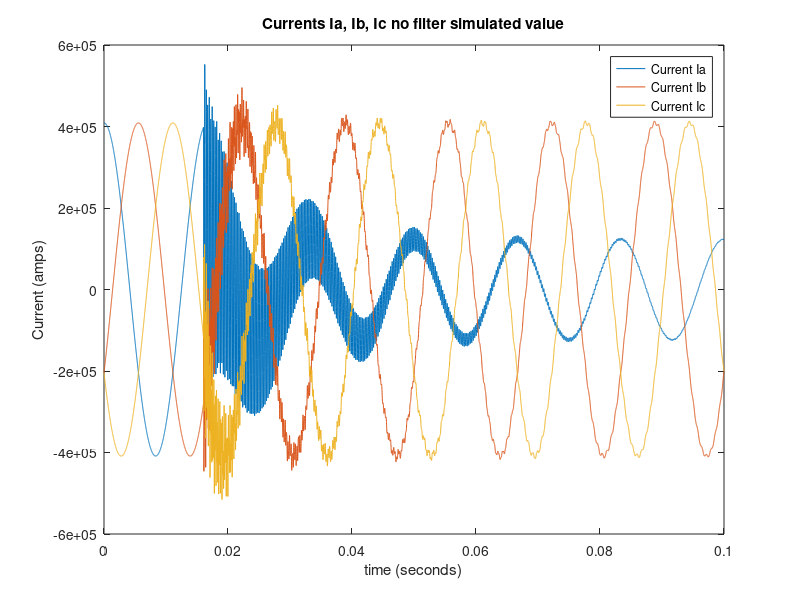
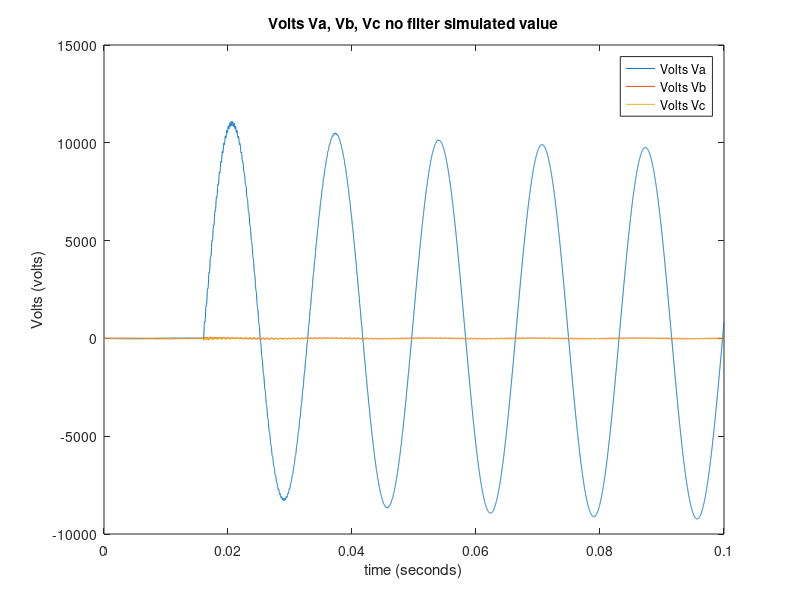
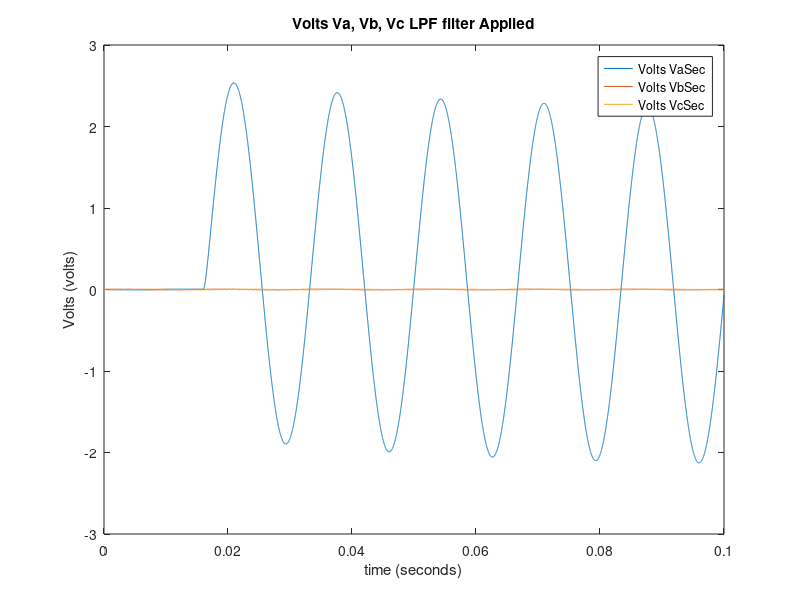

The MATLAB script that drew these images, in order:
#HW #1 this is the first step in simulating a digital relay. At this point the
#program will be able to read a 'no_header' .csv file produced with a simulated
#fault condition from an ATP simulation and will then graph the wavefroms after
#filtering the data from a low pass filter
#written by Nathaniel P. Travanti on 4/7/19
#use of examples available for matlab and octave standard
#documentation used extensively

#first steap read the .csv from the file, note the expectation is that the file
#file name choosen will be avaialable in the file path that this session of octave
#or matlab is running in.

#preamble to clear up run enviornment, user's preference
#clear
clc
format compact

M = csvread('example02a_nohead.csv');

#then the colums for each data value will be read, this assumes the following data
#order from the atp simulation: time | Ia current | Ib current | Ic current |
# Va volts | Vb volts | Vc volts |
time = M(:,1); #first column (A)
Ia = M(:,2);
Ib = M(:,3);
Ic = M(:,4);
Va = M(:,5);
Vb = M(:,6);
Vc = M(:,7); #last column (G)

#Calculate Secondary values for the relay after the PT has reduced the value
VTR = 4308; #Set the VTR value, to be changed for different VTs.
VaSec = Va / VTR;
VbSec = Vb / VTR;
VcSec = Vc / VTR;

#plot for the unfiltered results
figure
plot(time, Ia, time, Ib, time, Ic)
title("Currents Ia, Ib, Ic no filter simulated value")
xlabel("time (seconds)")
ylabel("Current (amps)")
legend("Current Ia","Current Ib","Current Ic")

figure
plot(time, Va, time, Vb, time, Vc)
title("Volts Va, Vb, Vc no filter simulated value")
xlabel("time (seconds)")
ylabel("Volts (volts)")
legend("Volts Va","Volts Vb","Volts Vc")

#implement filter RC for values
pval = 0;
VaLPF = []; #octave requires predeclaration
delt = time(2,1) - time(1,1); #assumes constant sample rate on data set
fc = 500;
RC = 1/(2* pi * fc);
for i = 1:length(VaSec)
  pval = (delt * VaSec(i,1) + RC * pval)/(delt + RC);
  VaLPF = [VaLPF, pval]; 
endfor

pval = 0;
VbLPF = []; #octave requires predeclaration
for i = 1:length(VbSec)
  pval = (delt * VbSec(i,1) + RC * pval) / (delt + RC);
  VbLPF = [VbLPF, pval];
endfor

pval = 0;
VcLPF = []; #again predeclaration
for i = 1:length(VcSec)
  pval = (delt * VcSec(i,1) + RC * pval) / (delt + RC);
  VcLPF = [VcLPF, pval];
endfor

figure
plot(time,VaLPF,time,VbLPF,time,VcLPF)
title("Volts Va, Vb, Vc LPF filter Applied")
xlabel("time (seconds)")
ylabel("Volts (volts)")
legend("Volts VaSec","Volts VbSec","Volts VcSec")

